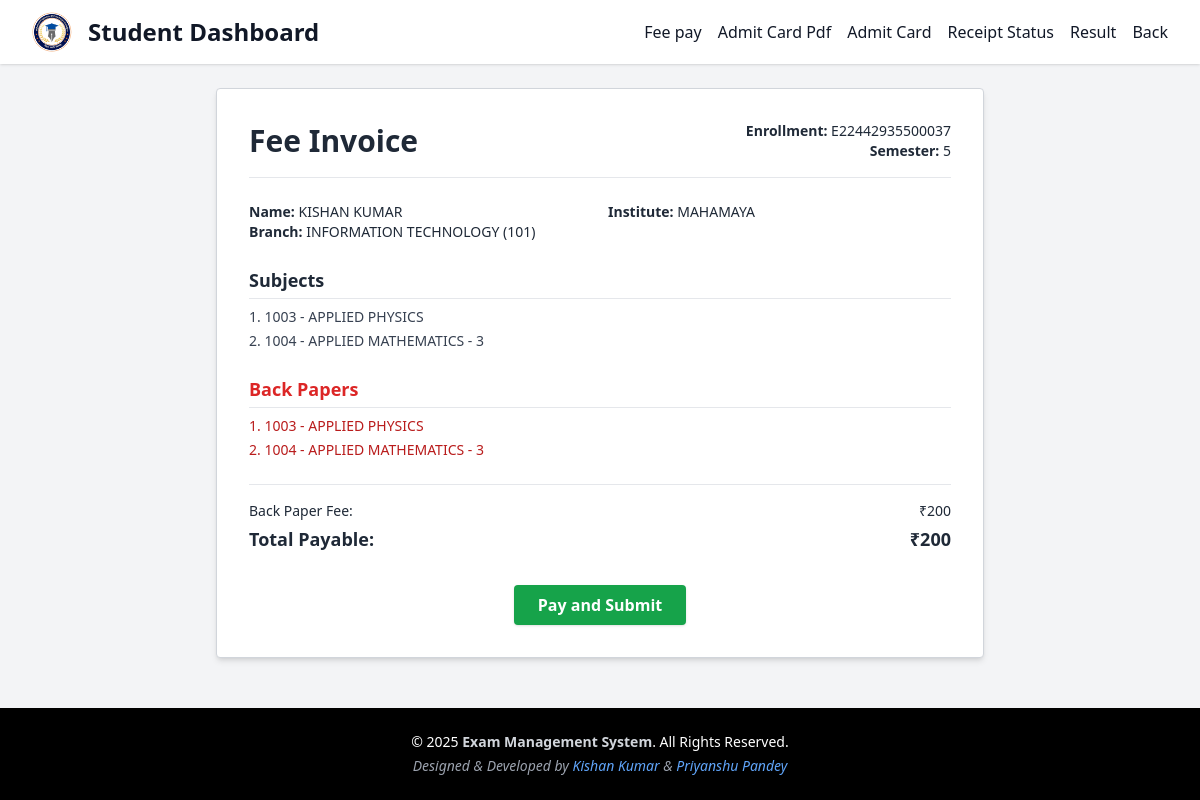
The app's page /st/generate-fee-receipt/ (signed in) with its own data.
### adminPanel/models.py (models this page shows, shortened)
class Student(models.Model):
    user = models.OneToOneField(User, on_delete=models.CASCADE, related_name='admin_student')
    enrollment = models.CharField(max_length=20, unique=True)
    name = models.CharField(max_length=100)
    branch = models.ForeignKey(Department, on_delete=models.CASCADE)
    semester = models.IntegerField()
    college = models.ForeignKey(Institute, on_delete=models.CASCADE)
    email = models.EmailField()
    mobile = models.CharField(max_length=15)
    gender = models.CharField(max_length=10)
    father_name = models.CharField(max_length=100)
    mother_name = models.CharField(max_length=100)
    father_mobile = models.CharField(max_length=15)
    blood_group = models.CharField(max_length=5)
    profile_pic = models.ImageField(upload_to='profile_pics/', default='student.png')

class Department(models.Model):
    code = models.IntegerField(unique=True)
    name = models.CharField(max_length=100, unique=True)
    full_name_branch = models.CharField(max_length=100, unique=True, null=True, blank=True)

class Institute(models.Model):
    code = models.IntegerField(unique=True)
    name = models.CharField(max_length=100)
    full_name_institute = models.CharField(max_length=100,null=True, blank=True)

class Subject(models.Model):
    subject_code = models.CharField(max_length=20, unique=True)
    subject_name = models.CharField(max_length=100)
    semester = models.CharField(max_length=100)
    department = models.ForeignKey(Department, on_delete=models.CASCADE)

class StudentSubject(models.Model):
    student = models.ForeignKey(Student, on_delete=models.CASCADE)
    subject = models.ForeignKey(Subject, on_delete=models.CASCADE)

### studentPanel/views.py (the view, shortened to what this page needs)
# urls.py: path('generate-fee-receipt/', views.generate_fee_receipt, name='generate_fee_receipt'), # Generate Fee Receipt kaam ka hai
@login_required(login_url='login')
@user_passes_test(is_student, login_url='login')
def generate_fee_receipt(request):
    student = get_object_or_404(Student, user=request.user)
    subjects = Subject.objects.filter(semester=student.semester, department=student.branch)
    back_papers = BackPaper.objects.filter(student=student)
    backPaper_count = back_papers.count()
    if backPaper_count == 0:
        backPaper_fee = 0
    elif backPaper_count <= 2:
        backPaper_fee = 200
    else:
        extra_papers = backPaper_count - 2
        backPaper_fee = 200 + (extra_papers * 100)
    total_fee = backPaper_fee  # No normal fee
    last_receipt = FeeReceipt.objects.filter(student=student).order_by('-created_at').first()
    context = {
        'student': student,
        'subjects': subjects,
        'back_papers': back_papers,
        'backPaper_fee': backPaper_fee,
        'total_fee': total_fee,
        'last_receipt': last_receipt,
    }
    return render(request, 'studentPanel/fee_receipt.html', context)

### adminPanel/views.py (called while the page is built)
def is_student(user):
    return user.groups.filter(name='Student').exists()

### templates/studentPanel/fee_receipt.html (shortened to what this page needs)
{% extends 'studentPanel/student_base.html' %}
{% load static %}
{% block content %}
<div class="max-w-3xl mx-auto bg-white p-6 sm:p-8 border border-gray-300 rounded shadow-md text-gray-800">
    <div class="flex flex-col sm:flex-row justify-between sm:items-center border-b pb-4 mb-6 space-y-4 sm:space-y-0">
        <h1 class="text-2xl sm:text-3xl font-bold text-gray-800">Fee Invoice</h1>
        <div class="text-sm sm:text-right">
            <p><strong>Enrollment:</strong> {{ student.enrollment }}</p>
            <p><strong>Semester:</strong> {{ student.semester }}</p>
        </div>
    </div>
    <div class="grid grid-cols-1 sm:grid-cols-2 gap-4 text-sm mb-6">
        <div>
            <p><strong>Name:</strong> {{ student.name }}</p>
            <p><strong>Branch:</strong> {{ student.branch.full_name_branch }} ({{ student.branch.code }})</p>
        </div>
        <div>
            <p><strong>Institute:</strong> {{ student.college.full_name_institute }}</p>
        </div>
    </div>
    <div class="mb-6">
        <h2 class="text-lg font-semibold border-b pb-1 mb-2">Subjects</h2>
        <ol class="list-decimal list-inside text-sm text-gray-700 space-y-1">
            {% for subject in subjects %}
                <li>{{ subject.subject_code }} - {{ subject.subject_name }}</li>
            {% empty %}
                <li>No subjects found</li>
            {% endfor %}
        </ol>
    </div>
    {% if back_papers %}
    <div class="mb-6">
        <h2 class="text-lg font-semibold border-b pb-1 mb-2 text-red-600">Back Papers</h2>
        <ol class="list-decimal list-inside text-sm text-red-700 space-y-1">
            {% for back in back_papers %}
                <li>{{ back.subject.subject_code }} - {{ back.subject.subject_name }}</li>
            {% endfor %}
        </ol>
    </div>
    {% endif %}
    <div class="border-t pt-4 mt-6 text-sm space-y-1">
        <div class="flex justify-between">
            <span>Back Paper Fee:</span>
            <span>₹{{ backPaper_fee }}</span>
        </div>
        <div class="flex justify-between font-bold text-lg mt-2">
            <span>Total Payable:</span>
            <span>₹{{ total_fee }}</span>
        </div>
    </div>
    {% if back_papers %}
        {% if not last_receipt %}
            <form method="POST" class="mt-8 text-center">
                <button type="submit" class="w-full sm:w-auto bg-green-600 hover:bg-green-700 text-white font-semibold px-6 py-2 rounded shadow">
                    Pay and Submit
                </button>
            </form>
        {% else %}
            <div class="mt-6 text-center text-blue-600 font-medium text-sm sm:text-base">
                Payment already submitted.<br>
                Transaction ID: <strong>{{ last_receipt.transaction_id }}</strong>
            </div>
        {% endif %}
    {% else %}
        <div class="mt-6 text-center text-gray-500 italic text-sm">
            No back papers — No payment required.
        </div>
    {% endif %}
</div>
{% endblock %}

### records on screen
Student: enrollment "E22442935500037", semester "5", name "KISHAN KUMAR", branch.full_name_branch "INFORMATION TECHNOLOGY", branch.code "101", college.full_name_institute "MAHAMAYA"
Subject: subject_code "1003", subject_name "APPLIED PHYSICS"
Subject: subject_code "1004", subject_name "APPLIED MATHEMATICS - 3"
StudentSubject: subject.subject_code "1003", subject.subject_name "APPLIED PHYSICS"
StudentSubject: subject.subject_code "1004", subject.subject_name "APPLIED MATHEMATICS - 3"

### other values on screen
{{ backPaper_fee }} "200"
{{ total_fee }} "200"
